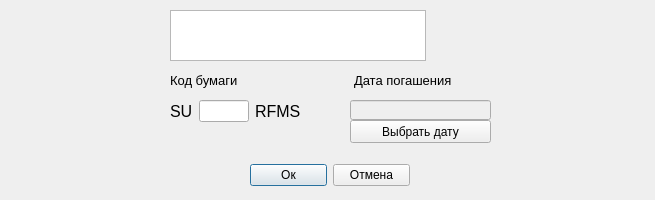
<?xml version="1.0" encoding="UTF-8"?>
<ui version="4.0">
 <class>AddDialog2</class>
 <widget class="QDialog" name="AddDialog2">
  <property name="geometry">
   <rect>
    <x>0</x>
    <y>0</y>
    <width>655</width>
    <height>200</height>
   </rect>
  </property>
  <property name="windowTitle">
   <string>Добавление записи в Act_isp</string>
  </property>
  <property name="windowIcon">
   <iconset>
    <normaloff>dollar.png</normaloff>dollar.png</iconset>
  </property>
  <widget class="QWidget" name="horizontalLayoutWidget_2">
   <property name="geometry">
    <rect>
     <x>170</x>
     <y>60</y>
     <width>361</width>
     <height>41</height>
    </rect>
   </property>
   <layout class="QHBoxLayout" name="horizontalLayout_4">
    <item>
     <widget class="QLabel" name="label_regnum">
      <property name="font">
       <font>
        <pointsize>10</pointsize>
       </font>
      </property>
      <property name="text">
       <string>Код бумаги</string>
      </property>
     </widget>
    </item>
    <item>
     <widget class="QLabel" name="label_exec_date">
      <property name="font">
       <font>
        <pointsize>10</pointsize>
       </font>
      </property>
      <property name="text">
       <string>Дата погашения</string>
      </property>
     </widget>
    </item>
   </layout>
  </widget>
  <widget class="QWidget" name="horizontalLayoutWidget">
   <property name="geometry">
    <rect>
     <x>170</x>
     <y>100</y>
     <width>131</width>
     <height>22</height>
    </rect>
   </property>
   <layout class="QHBoxLayout" name="horizontalLayout">
    <item>
     <widget class="QLabel" name="SU">
      <property name="font">
       <font>
        <pointsize>12</pointsize>
        <weight>50</weight>
        <bold>false</bold>
       </font>
      </property>
      <property name="text">
       <string>SU</string>
      </property>
     </widget>
    </item>
    <item>
     <widget class="QLineEdit" name="line_regnum"/>
    </item>
    <item>
     <widget class="QLabel" name="label_2">
      <property name="font">
       <font>
        <pointsize>12</pointsize>
        <weight>50</weight>
        <bold>false</bold>
       </font>
      </property>
      <property name="text">
       <string>RFMS</string>
      </property>
     </widget>
    </item>
   </layout>
  </widget>
  <widget class="QWidget" name="horizontalLayoutWidget_3">
   <property name="geometry">
    <rect>
     <x>250</x>
     <y>160</y>
     <width>160</width>
     <height>31</height>
    </rect>
   </property>
   <layout class="QHBoxLayout" name="horizontalLayout_2">
    <item>
     <widget class="QPushButton" name="button_ok">
      <property name="text">
       <string>Ок</string>
      </property>
     </widget>
    </item>
    <item>
     <widget class="QPushButton" name="button_cancel">
      <property name="text">
       <string>Отмена</string>
      </property>
     </widget>
    </item>
   </layout>
  </widget>
  <widget class="QTextBrowser" name="textBrowser">
   <property name="geometry">
    <rect>
     <x>170</x>
     <y>10</y>
     <width>256</width>
     <height>51</height>
    </rect>
   </property>
  </widget>
  <widget class="QPushButton" name="date_button">
   <property name="geometry">
    <rect>
     <x>350</x>
     <y>120</y>
     <width>141</width>
     <height>23</height>
    </rect>
   </property>
   <property name="text">
    <string>Выбрать дату</string>
   </property>
  </widget>
  <widget class="QLineEdit" name="line_date">
   <property name="enabled">
    <bool>false</bool>
   </property>
   <property name="geometry">
    <rect>
     <x>350</x>
     <y>100</y>
     <width>141</width>
     <height>20</height>
    </rect>
   </property>
  </widget>
 </widget>
 <resources/>
 <connections/>
</ui>
